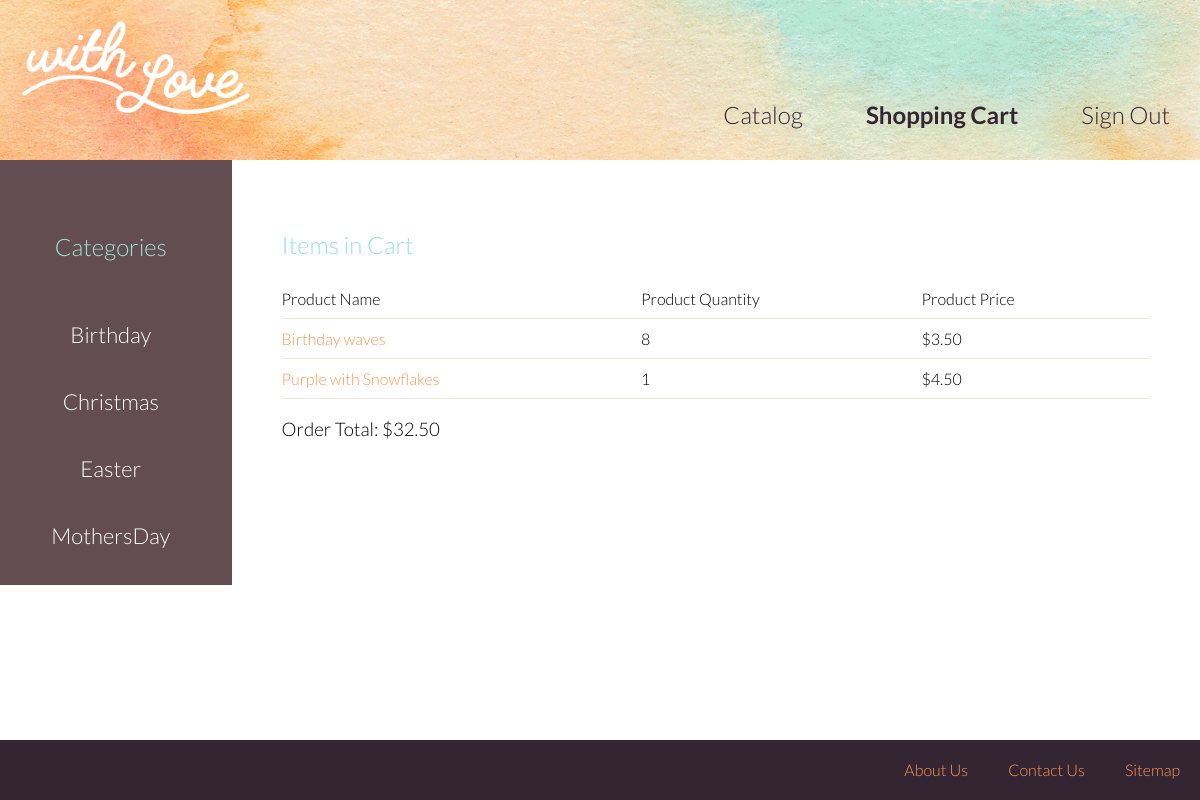
The app's page /cart.php (signed in) with its own data.
### tables this page shows
CREATE TABLE IF NOT EXISTS `categories` (
  `cat_name` varchar(50) NOT NULL,
  `cat_desc` varchar(250) NOT NULL,
  `cat_img` varchar(50) NOT NULL,
  PRIMARY KEY (`cat_name`)
);

CREATE TABLE IF NOT EXISTS `products` (
  `prod_id` int(11) NOT NULL AUTO_INCREMENT,
  `prod_name` varchar(50) NOT NULL,
  `prod_cat` varchar(50) NOT NULL,
  `prod_desc` varchar(250) NOT NULL,
  `prod_price` decimal(4,2) NOT NULL,
  `prod_stock` int(11) NOT NULL,
  `prod_image` varchar(50) NOT NULL,
  PRIMARY KEY (`prod_id`)
);

CREATE TABLE IF NOT EXISTS `order_details` (
  `orderD_id` int(11) NOT NULL AUTO_INCREMENT,
  `orderD_order_id` int(11) NOT NULL,
  `orderD_prod_id` int(11) NOT NULL,
  `orderD_quantity` int(11) NOT NULL,
  PRIMARY KEY (`orderD_id`)
);

CREATE TABLE IF NOT EXISTS `orders` (
  `order_id` int(11) NOT NULL AUTO_INCREMENT,
  `order_user` varchar(50) NOT NULL,
  `order_total` decimal(4,2) NOT NULL DEFAULT '0.00',
  PRIMARY KEY (`order_id`)
);

### cart.php (the view, shortened to what this page needs)
<?php
    include "part_head.php";
    include "part_header.php";
?>
<main>
    <?php include "part_sidebar.php" ?>
    <?php
        $orderId = $_SESSION["order"];
        $orders = mysql_query("SELECT * FROM order_details where (orderD_order_id='".$orderId."')") or die ("Retrieving information failed:".mysql_error());
        $num_rows = mysql_num_rows($orders);
    ?>
    <div class="content">
        <h2>Items in Cart</h2>
        <table class="cartTable">
            <?php
                if($num_rows == 0){
                    echo "You have nothing in your cart.";
                } else {
                    echo '<tr>
                        <td>Product Name</td>
                        <td>Product Quantity</td>
                        <td>Product Price</td>
                    </tr>';
                    while($row = mysql_fetch_array($orders)){
                        $prod = mysql_query("SELECT * FROM products where (prod_id='".$row['orderD_prod_id']."')") or die ("Retrieving information failed:".mysql_error());
                        while($row2 = mysql_fetch_array($prod)){
                            echo '<tr>
                                    <td><a href="itemDetails.php?item='.$row['orderD_prod_id'].'">'.$row2['prod_name'].'</a></td>
                                    <td>'.$row['orderD_quantity'].'</td>
                                    <td>$'.$row2['prod_price'].'</td>
                                </tr>';
                        }
                    }
                }
            ?>
        </table>
        <h3>Order Total: $<?php
            $total = mysql_query("SELECT * FROM orders where (order_id='".$orderId."')") or die ("Retrieving information failed:".mysql_error());
            while($totalNum = mysql_fetch_array($total)){
                echo $totalNum['order_total'];
            }
         ?></h3>
    </div>
</main>
<?php include "part_footer.php" ?>

### part_sidebar.php (shortened to what this page needs)
<aside>
	<ul>
		<li><h2>Categories</h2></li>
		<?php
			$category = mysql_query( "SELECT * FROM categories" ) or die ("Retrieving information failed:".mysql_error());
		    if($num_rows = 0){
		        echo "No categories.";
		    } else {
		        while($row = mysql_fetch_array($category)){
		        	if ($strCat==$row["cat_name"]) {
		        		echo "<li class='currentCategory'><a href='items.php?category=".$row["cat_name"]."'>".$row["cat_name"]."</a></li>";
		        	} else {
		        		echo "<li><a href='items.php?category=".$row["cat_name"]."'>".$row["cat_name"]."</a></li>";
		        	}
		        }
		    }
		?>
	</ul>
</aside>

### css/style.css (style rules this page uses)
* { font-family: 'Lato', sans-serif; font-weight: 300; }
body { margin: 0 auto; display: flex; min-height: 100vh; flex-direction: column; }
main { display: flex; flex: 1; }
.content { padding: 50px; width: 100%; display: inline-block; }
a { color: #ff974f; text-decoration: none; }
aside { padding-top: 16px; width: 320px; height: calc(-120%); display: inline-block; background-color: #644d52; text-align: center; }
aside ul { margin-left: -50px; list-style-type: none; }
aside li { font-size: 22px; padding: 20px 0px; }
aside a { text-decoration: none; color: white; }
h2 { font-size: 24px; color: #98e3d5; }
.itemsTable, .itemDetailsTable, .cartTable { width: 100%; }
table { border-collapse: collapse; border-spacing: 0; }
td { padding: 10px 20px 10px 0; border-bottom: 1px solid #f0eadf; }

### records on screen
categories: cat_name "Birthday"
categories: cat_name "Christmas"
categories: cat_name "Easter"
categories: cat_name "MothersDay"
order_details: orderD_quantity "8"
products: prod_name "Birthday waves", prod_price "3.50"
order_details: orderD_quantity "1"
products: prod_name "Purple with Snowflakes", prod_price "4.50"
orders: order_total "32.50"
